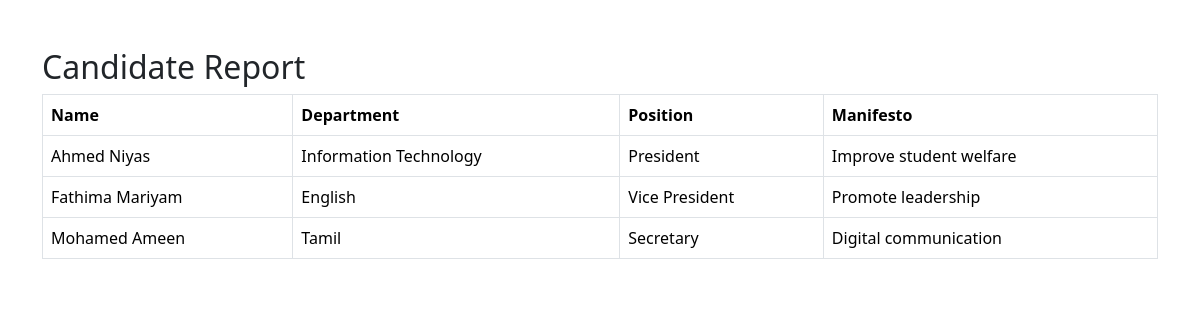
Screenshot of /admin/candidate_report.php with the database file from the repository.
### tables this page shows
CREATE TABLE candidates(

id INT AUTO_INCREMENT PRIMARY KEY,

name VARCHAR(100),

department VARCHAR(100),

position VARCHAR(100),

manifesto TEXT,

photo VARCHAR(255)

);

### admin/candidate_report.php (the view, shortened to what this page needs)
<?php
include "../includes/db.php";
$result=mysqli_query($conn,"SELECT * FROM candidates");
?>
<!DOCTYPE html>
<html>
<head>
<link href="https://cdn.jsdelivr.net/npm/bootstrap@5.3.3/dist/css/bootstrap.min.css" rel="stylesheet">
</head>
<body>
<div class="container mt-5">
<h2>Candidate Report</h2>
<table class="table table-bordered">
<tr>
<th>Name</th>
<th>Department</th>
<th>Position</th>
<th>Manifesto</th>
</tr>
<?php while($row=mysqli_fetch_assoc($result)){ ?>
<tr>
<td><?php echo $row['name']; ?></td>
<td><?php echo $row['department']; ?></td>
<td><?php echo $row['position']; ?></td>
<td><?php echo $row['manifesto']; ?></td>
</tr>
<?php } ?>
</table>
</div>
</body>
</html>

### rows the page displays
candidates: name "Ahmed Niyas", department "Information Technology", position "President", manifesto "Improve student welfare"
candidates: name "Fathima Mariyam", department "English", position "Vice President", manifesto "Promote leadership"
candidates: name "Mohamed Ameen", department "Tamil", position "Secretary", manifesto "Digital communication"
